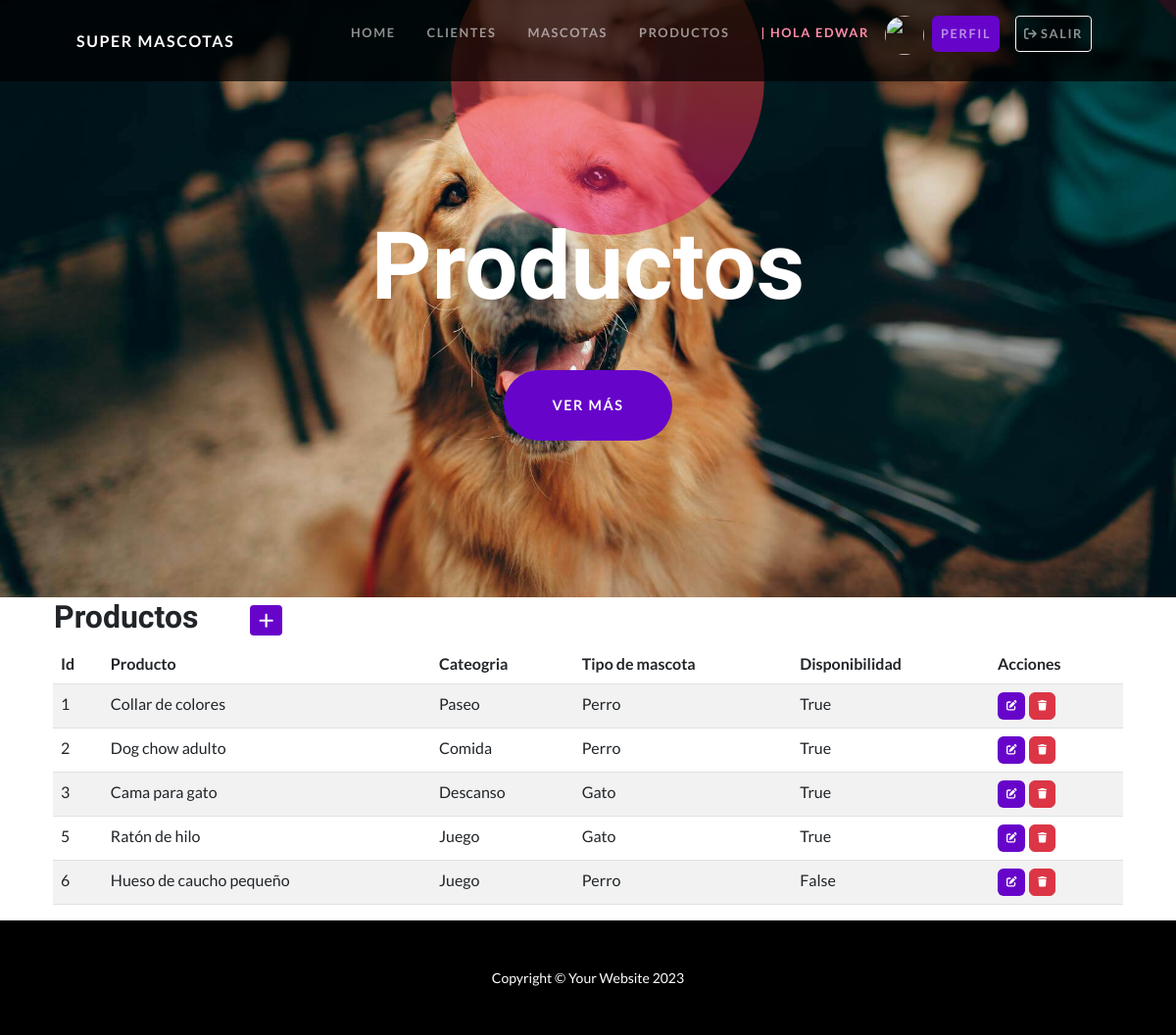
Page /apptienda/productos/ (signed in) on the committed database.
### apptienda/models.py (models this page shows, shortened)
class Producto(models.Model):
    nombre_producto = models.CharField(max_length=50)
    categoria = models.CharField(max_length=50)
    tipo_de_animal = models.CharField(max_length=50)
    disponibilidad= models.BooleanField()

### apptienda/views.py (the view)
# urls.py: path('productos/', ProductosList.as_view(), name='productos'),
class ProductosList(LoginRequiredMixin,ListView):
    model=Producto

### apptienda/templates/apptienda/producto_list.html
{% extends 'apptienda/home.html' %}
{% block title %}
    <h1 class="masthead-heading mb-0">Productos</h1>
{% endblock title %}
{% block contenido %}
<table>
    <tr>
        <td width="200"><h2>Productos</h2></td>
        <td>
            <a
            href="{% url 'producto_create' %}"
            class="btn btn-primary btn-sm"
            ><i class="fa fa-plus fa-lg" title="Crear"> </i>
            </a>
        </td>
    </tr>
</table>
    <table class="table table-striped">
        <thead>
            <tr>
                <th>Id</th>
                <th>Producto</th>
                <th>Cateogria</th>
                <th>Tipo de mascota</th>
                <th>Disponibilidad</th>
                <th>Acciones</th>
            </tr>
        </thead>
        <tbody>
            {% for p in producto_list %}
                <tr>
                    <td>{{p.id}}</td>
                    <td>{{p.nombre_producto}}</td>
                    <td>{{p.categoria}}</td>
                    <td>{{p.tipo_de_animal}}</td>
                    <td>{{p.disponibilidad}}</td>
                    <td>
                        <a
                          href="{% url 'producto_update' p.id %}"
                          class="btn btn-primary"
                          style="--bs-btn-padding-y: .25rem; --bs-btn-padding-x: .5rem; --bs-btn-font-size: .75rem;"
                          ><i class="fa fa-edit fa-sm" title="Edit Record"></i>
                        </a>
                        <a
                          href="{% url 'producto_delete' p.id %}"
                          class="btn btn-danger"
                          style="--bs-btn-padding-y: .25rem; --bs-btn-padding-x: .5rem; --bs-btn-font-size: .75rem;"
                          ><i class="fa fa-trash fa-sm" title="Delete Record"></i>
                        </a>
                      </td>
                </tr>
            {% endfor %}
        </tbody>
    </table>
{% endblock contenido %}

### apptienda/templates/apptienda/home.html (shortened to what this page needs)
<!DOCTYPE html>
<html lang="en">
    <head>
        {% load static %}
        <link href="{% static 'css/styles.css' %}" rel="stylesheet" />
        <link rel="stylesheet" href="https://cdnjs.cloudflare.com/ajax/libs/font-awesome/6.4.0/css/all.min.css">
    </head>
    <body id="page-top">
        <nav class="navbar navbar-expand-lg navbar-dark navbar-custom fixed-top">
            <div class="container px-5">
                <a class="navbar-brand" href="{% url 'home' %}">Super mascotas</a>
                <div class="collapse navbar-collapse" id="navbarResponsive">
                    <ul class="navbar-nav ms-auto">
                        <li class="nav-item"><a class="nav-link" href="{% url 'home' %}">Home</a></li>
                        {% if user.is_authenticated %}
                            <li class="nav-item"><a class="nav-link" href="{% url 'clientes' %}">Clientes</a></li>
                            <li class="nav-item"><a class="nav-link" href="{% url 'mascotas' %}">Mascotas</a></li>
                            <li class="nav-item"><a class="nav-link" href="{% url 'productos' %}">Productos</a></li>
                            <li class="nav-item"><p class="nav-link" style="color:#FF8AA8">| Hola {{user.username}}</p></li>
                            <div class="text-center avatar">
                                <a  href="{% url 'agregar_avatar' %}" ><img src="{{ request.session.avatar }}" height="40px" weight="40px"/></a>
                            </div>
                            <li class="nav-item btn-profile" ><a class="nav-link btn btn-primary" href="{% url 'editar_perfil' %}">perfil</a></li>
                            <li class="nav-item btn-profile"><a class="nav-link btn btn-outline-light btn-sm" href="{% url 'logout' %}"><i class="fa-solid fa-arrow-right-from-bracket"></i> Salir</a></li>
                        {% else %}
                            <li class="nav-item"><a class="nav-link btn btn-outline-light" href="{% url 'login' %}">Login</a></li>
                            <li class="nav-item"><a class="nav-link btn btn-primary" href="{% url 'registro' %}">Register</a></li>
                        {% endif %}
                    </ul>
                </div>
            </div>
        </nav>
        <header class="masthead text-center text-white">
            <div class="masthead-content">
                <div class="container px-5">
                    {% block title %}{% endblock title %}
                    <a class="btn btn-primary btn-xl rounded-pill mt-5" href="{% url 'productos' %}">ver más</a>
                </div>
            </div>
            <div class="bg-circle-2 bg-circle"></div>
            <div class="bg-circle-4 bg-circle"></div>
        </header>
        <section id="scroll">
            <div class="container px-5">
                <div class="row gx-5 align-items-center">
                    {% block contenido %}
                    {% endblock contenido %}
                </div>
            </div>
        </section>
        <footer class="py-5 bg-black">
            <div class="container px-5"><p class="m-0 text-center text-white small">Copyright &copy; Your Website 2023</p></div>
        </footer>
    </body>
</html>

### rows in the picture
Producto: id "1", nombre_producto "Collar de colores", categoria "Paseo", tipo_de_animal "Perro", disponibilidad "True"
Producto: id "2", nombre_producto "Dog chow adulto", categoria "Comida", tipo_de_animal "Perro", disponibilidad "True"
Producto: id "3", nombre_producto "Cama para gato", categoria "Descanso", tipo_de_animal "Gato", disponibilidad "True"
Producto: id "5", nombre_producto "Ratón de hilo", categoria "Juego", tipo_de_animal "Gato", disponibilidad "True"
Producto: id "6", nombre_producto "Hueso de caucho pequeño", categoria "Juego", tipo_de_animal "Perro", disponibilidad "False"

### other values in the picture
{{ user.username }} "EDWAR"
